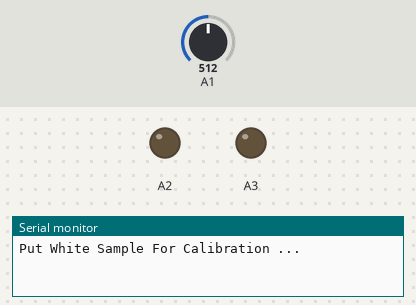
This sketch was run on a simulated Arduino Uno, built with avr-gcc and run on an emulated ATmega328P. Shown: output pins drawn as LEDs (lit = HIGH), the last lines printed to the serial monitor. The inputs (shaded band) are chosen by the test bench; at power-on: A1 = 512.

Above: at 0.1 s.
At 10.5 s:
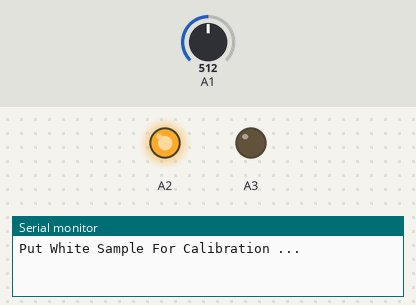
At 26.3 s:
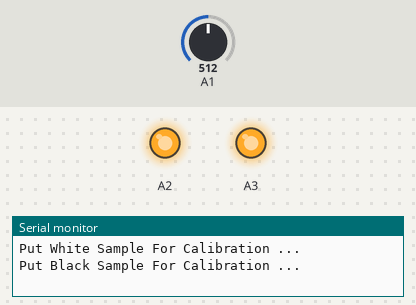
At 37.1 s:
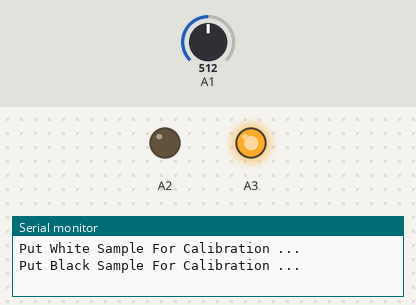
Timing chart, 0 to 38.6 s (numbered marks = the images above):
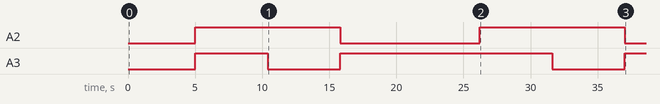

The sketch:

mbot_color_sensor_calibration.ino
```cpp
#include <MeMCore.h>
// Define time delay before the next RGB colour turns ON to allow LDR to stabilize
#define RGBWait 200 // in milliseconds
//floats to hold colour arrays
float colourArray[] = {0, 0, 0};
float whiteArray[] =  {0, 0, 0};
float blackArray[] = {0, 0, 0};
float greyDiff[] = {0, 0, 0};

void shineIR() {// Code for turning on the IR emitter only
  digitalWrite(A2, LOW);
  digitalWrite(A3, LOW);
}

void shineRed() {// Code for turning on the red LED only
  digitalWrite(A2, HIGH);
  digitalWrite(A3, HIGH);
}

void shineGreen() {// Code for turning on the green LED only
  digitalWrite(A2, HIGH);
  digitalWrite(A3, LOW);
}

void shineBlue() {// Code for turning on the blue LED only
  digitalWrite(A2, LOW);
  digitalWrite(A3, HIGH);
}

void calibration(){
  //set white balance
  Serial.println("Put White Sample For Calibration ...");
  delay(5000);           //delay for five seconds for getting sample ready
  //scan the white sample.
  //go through one colour at a time, set the maximum reading for each colour -- red, green and blue to the white array
  // scan with red led
  shineRed();
  delay(RGBWait);
  whiteArray[0] = getAvgReading(5);
  delay(RGBWait);

  //scan with green led
  shineGreen();
  delay(RGBWait);
  whiteArray[1] = getAvgReading(5);
  delay(RGBWait);

  //scan with blue led
  shineBlue();
  delay(RGBWait);
  whiteArray[2] = getAvgReading(5);
  delay(RGBWait);
  //done scanning white, time for the black sample.

  //set black balance
  Serial.println("Put Black Sample For Calibration ...");
  delay(5000);     //delay for five seconds for getting sample ready
  //go through one colour at a time, set the minimum reading for red, green and blue to the black array

  //scan with red led
  shineRed();
  delay(RGBWait);
  blackArray[0] = getAvgReading(5);
  delay(RGBWait);
  greyDiff[0] = whiteArray[0] - blackArray[0];

  //scan with green led
  shineGreen();
  delay(RGBWait);
  blackArray[1] = getAvgReading(5);
  delay(RGBWait);
  greyDiff[1] = whiteArray[1] - blackArray[1];

  //scan with blue led
  shineBlue();
  delay(RGBWait);
  blackArray[2] = getAvgReading(5);
  delay(RGBWait);
  greyDiff[2] = whiteArray[2] - blackArray[2];
}

int getAvgReading(int times) { //find the average reading for the requested number of times of scanning LDR
  int reading;
  int total = 0;
  //take the reading as many times as requested and add them up
  for (int i = 0; i < times; i++) {
    reading = analogRead(A1);
    total += reading;
    delay(1000);
  }
  //calculate the average and return it
  return total / times;
}

void setup() {
  pinMode(A0, INPUT);
  pinMode(A1, INPUT);
  pinMode(A2, OUTPUT);
  pinMode(A3, OUTPUT);
  Serial.begin(9600);
  calibration();
}

void loop() {
  //print calibration results
  for (int i = 0 ; i <= 2 ; i += 1) {
   Serial.print("color ");
   Serial.print(i);
   Serial.print(" ");
   Serial.print(blackArray[i]);
   Serial.print(" ");
   Serial.println(greyDiff[i]);
   delay(500);
  }
}
```
